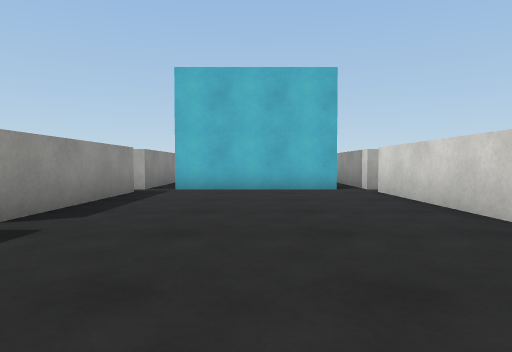
view 1 (above)

22 first-person views from a walk through a 3-D level made in the Unity game engine. The camera is 0.62 m above the floor, tilts 2° down and sees 75° across. The floor is counted in squares, 1 m on a side. Each view is taken from the middle of a square. On the plan, view 1 faces up. The plan holds only what a view shows up to about 10 squares ahead; the rest is blank. The place goes on beyond the plan. Surface patterns are stand-ins for the level's own textures.

view 2
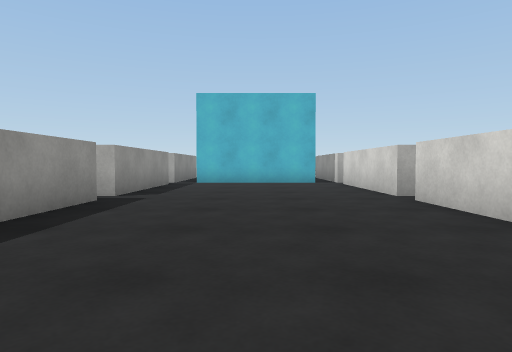

view 3
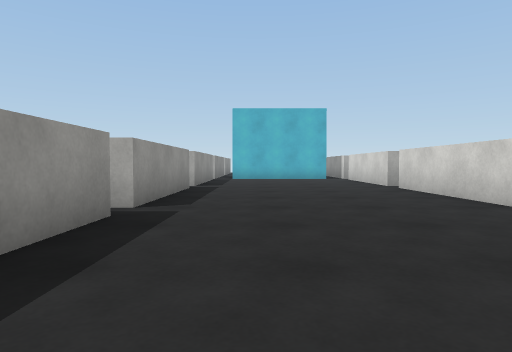

view 4
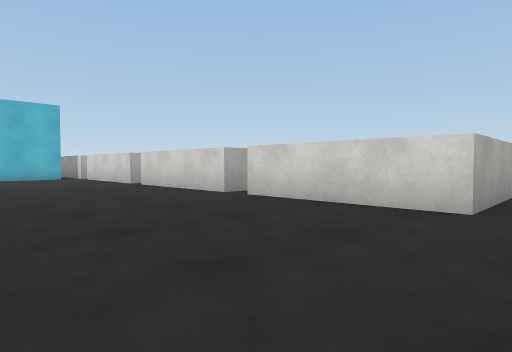

view 5
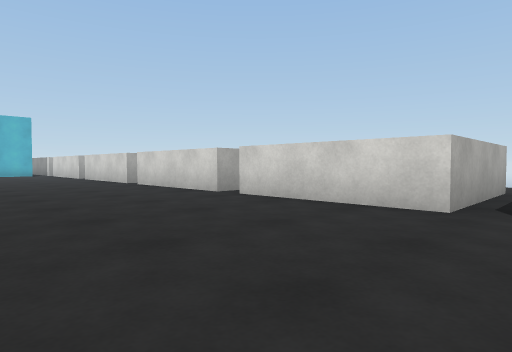

view 6
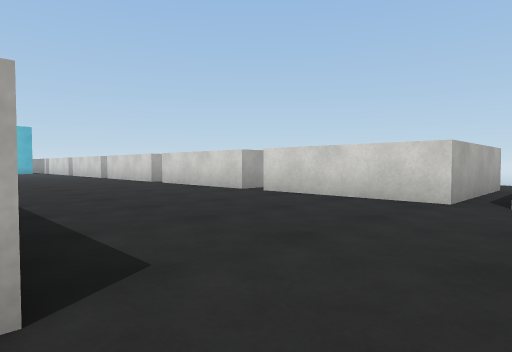

view 7
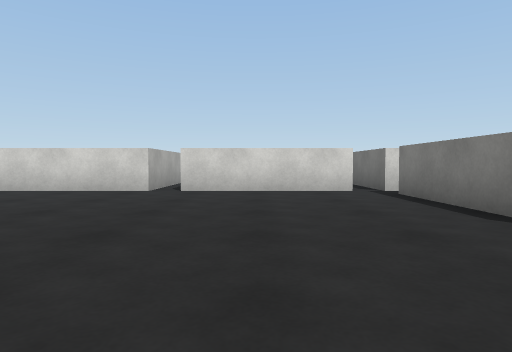

view 8
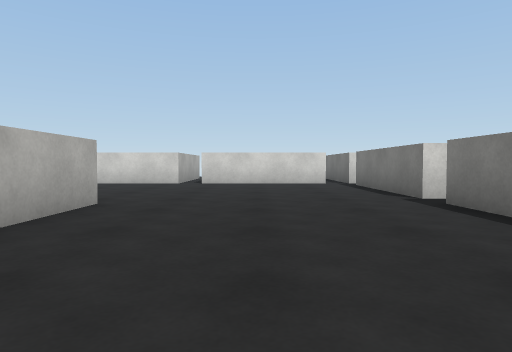

view 9
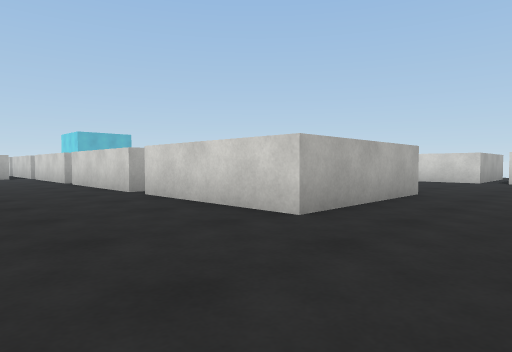

view 10
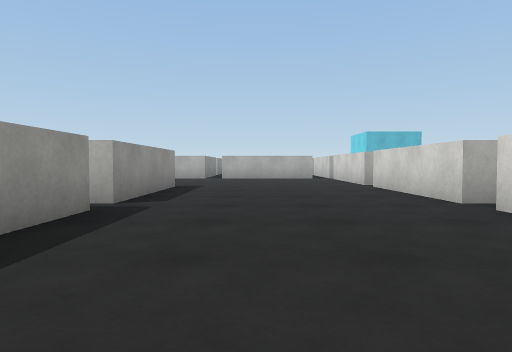

view 11
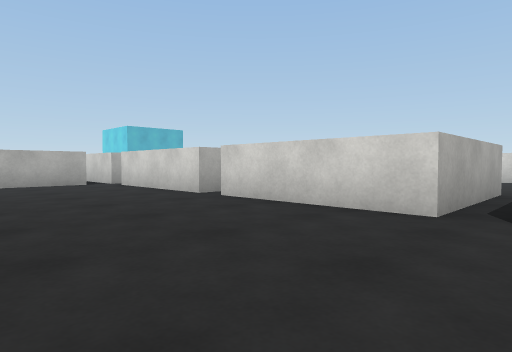

view 12
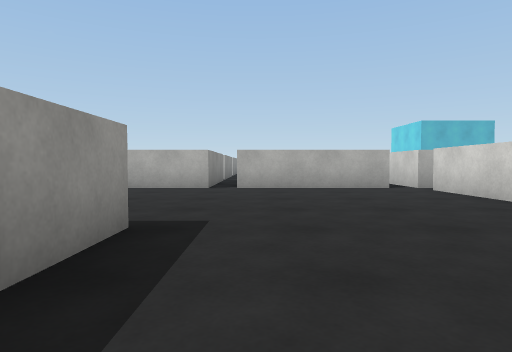

view 13
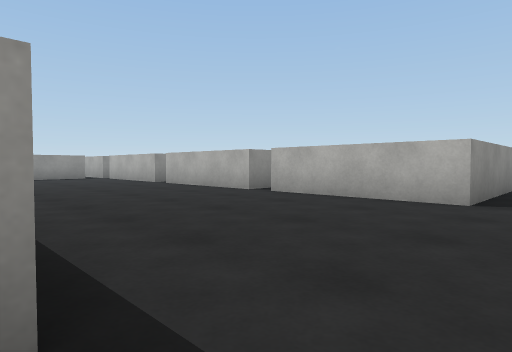

view 14
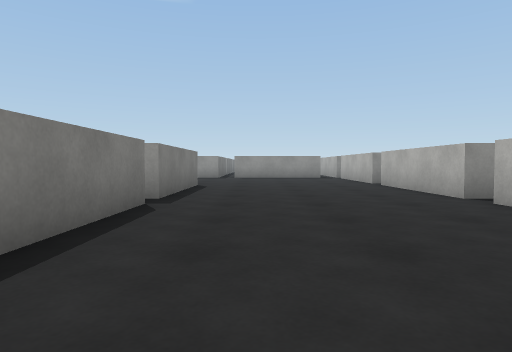

view 15
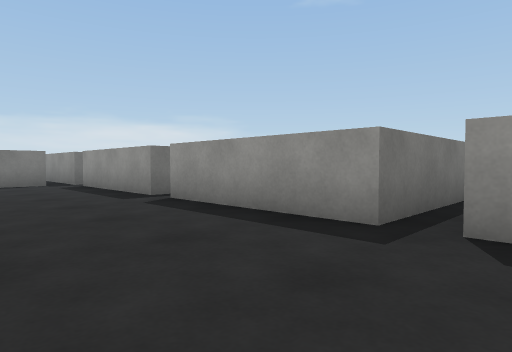

view 16
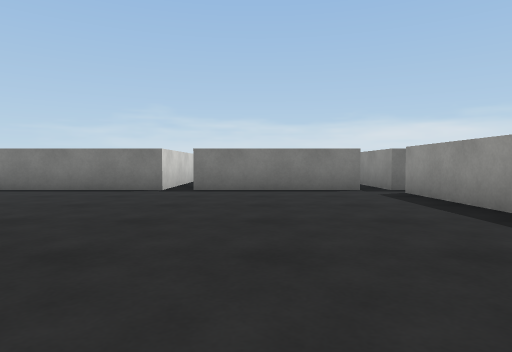

view 17
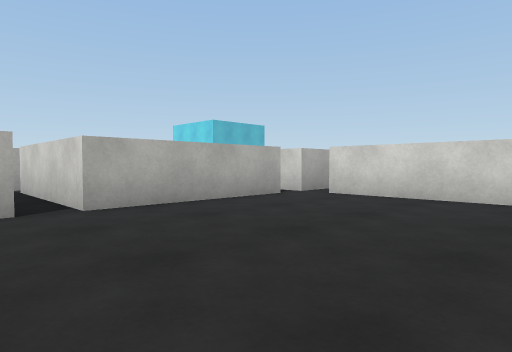

view 18
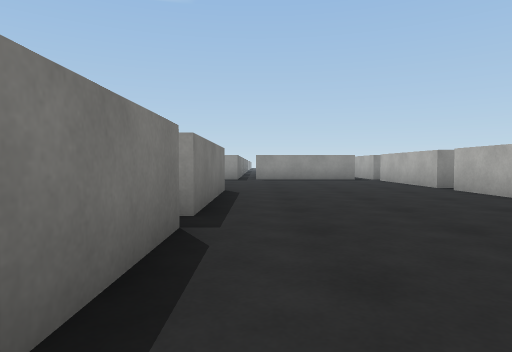

view 19
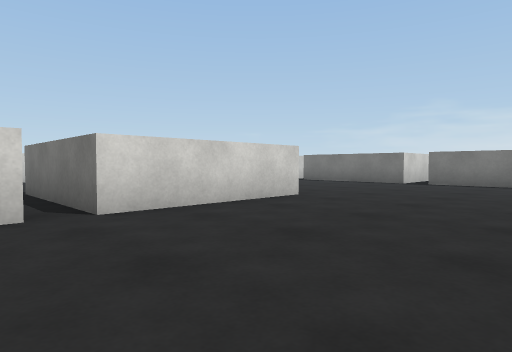

view 20
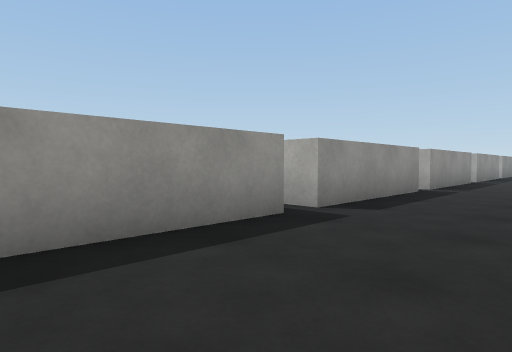

view 21
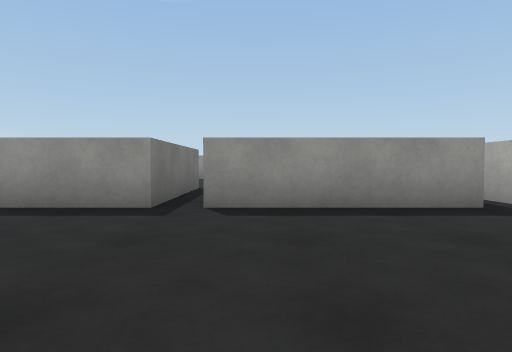

view 22
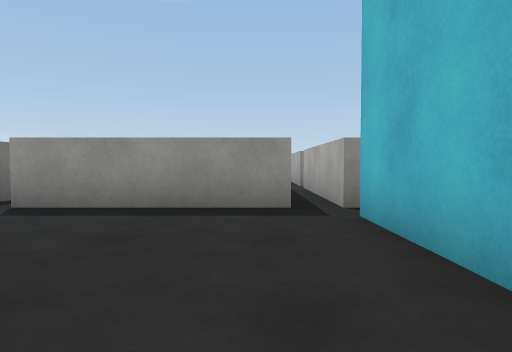

### Floor plan
Points are (right, up) in squares from view 1. A wall is a line through its corners. A room is listed if a view was taken in it or the views show most of it. See-through windows are left out.
Room 1 (views 1, 2, 3, 4, 5, 6, 7, 8, 9, 10, 11, 12, 13, 14, 15, 16, 17, 18, 19, 20, 21, 22)
walls: (-6.7, -6) (-6.7, -2); (-12.3, -6.6) (-12.3, -10.8) (-12.6, -10.8); (-2.7, -6.6) (-2.7, -10.8) (-6.7, -10.8) (-6.7, -6.8); (-7.4, -1.2) (-11.5, -1.2); (-2.7, -2) (-2.7, -6); (-12.3, -1.2) (-16.2, -1.2); (-16.2, -6.7) (-13.2, -6.7); (-15.6, -11.5) (-12.3, -11.5) (-12.3, -15.5); (-2.6, -15.5) (-6.7, -15.5) (-6.7, -11.5) (-2.7, -11.5) (-2.7, -13.8); (-12.8, -16.2) (-12.3, -16.2) (-12.3, -20.2); (2.8, -6) (2.8, -2); (2.8, -10.8) (2.8, -6.8); (-17, -1.2) (-19.5, -1.2); (-19.5, -6.7) (-17, -6.7); (-2.7, 2.8) (-2.7, -1.2); (2.8, -1.2) (2.8, 2.8); (-6.7, -21) (-2.8, -21); (2.8, -15.5) (2.8, -11.5); (-11.6, -21) (-7.5, -21); (-12.3, -21) (-12.3, -22.5); (-2, -21) (2, -21); (2.8, 3.5) (2.8, 7.5); (2.8, -20.2) (2.8, -16.2); (-2.7, 7.6) (-2.7, 3.5); (-2.7, 10.1) (-2.7, 8.3) (-6.8, 8.3); (2, 8.3) (-2, 8.3); (2.8, 8.2) (2.8, 10)
ways out: opening at (-12, -2); opening at (3, -11); opening at (3, 8)

Positions as (right, up) in squares from view 1, and headings:
1: (0, 0), facing up
2: (0, -3), facing up
3: (-1, -6), facing up
4: (-2, -7), facing up-right
5: (-2, -12), facing up-right
6: (-3, -17), facing up-right
7: (-5, -18), facing right
8: (-8, -18), facing right
9: (-10, -18), facing up-right
10: (-10, -16), facing up
11: (-11, -12), facing up-right
12: (-11, -10), facing up
13: (-11, -7), facing up-left
14: (-11, -5), facing left
15: (-9, -10), facing down-left
16: (-9, -13), facing down
17: (-13, -6), facing up-right
18: (-13, -6), facing left
19: (-11, -10), facing down-right
20: (0, -10), facing up-left
21: (2, -10), facing left
22: (2, 7), facing left
